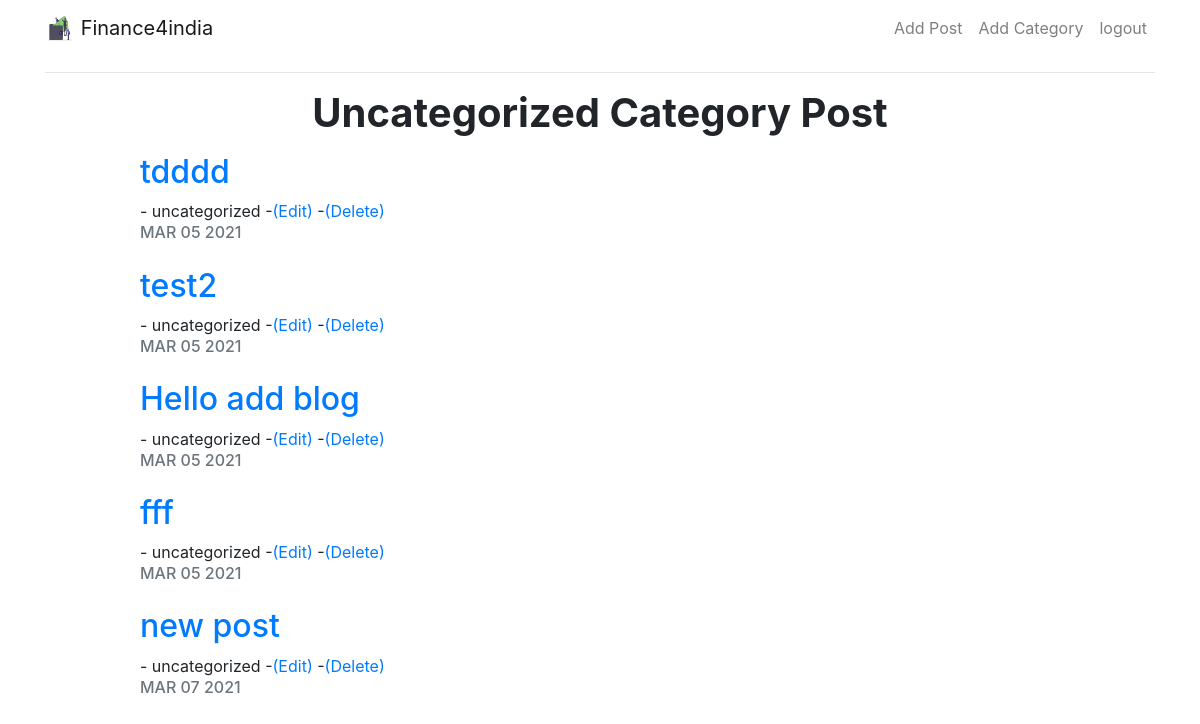
The page /category/uncategorized/ (signed in) on the database its author committed.
### blog/models.py (models this page shows, shortened)
class Blog(models.Model):
    title = models.CharField(max_length=100)
    title_tag = models.CharField(max_length=100)
    author = models.ForeignKey(User,on_delete=models.CASCADE)
    description = models.TextField()
    created_at = models.DateTimeField(auto_now_add=True)
    image = models.ImageField(upload_to='blog/images',blank=True,null=True)
    category = models.CharField(max_length=100,default='uncategorized')

### blog/views.py (the view)
# urls.py: path('category/<str:cat>/',views.CategoryView,name='category'),
def CategoryView(request,cat):
    category_posts = Blog.objects.filter(category=cat.replace('-',' '))
    return render(request,'blog/category.html',{'cat':cat.title().replace('-',' ') ,'category_posts':category_posts})

### blog/templates/blog/category.html
{% extends "blog/base.html" %}
{% load static %}
{% block content %}
{% if category_posts %}
<h1 id="blogtitle" class="font-weight-bold text-center">{{cat}}  Category Post</h1>
    {%for category in category_posts%}
        <div class="row justify-content-center my-3">
        <div class="col-md-10">
            <h2><a href='{% url "details" category.pk %}'>{{ category.title }}</a></h2>
            - {{ category.category }}
            {% if user.is_authenticated %}
            -<a href='{% url "editpost" category.pk %}'>(Edit)</a>
            -<a href='{% url "deletepost" category.pk %}'>(Delete)</a>
            {% endif %}
            <h6 class="text-muted">{{ category.created_at|date:'M d Y'|upper }}</h6>
        </div>
        </div>
    {% endfor%}
{% else %}
<h1> Sorry this psot ddoes not exist</h1>
{% endif %}
{% endblock %}

### rows shown on the page
Blog: title "tdddd", category "uncategorized", created_at "MAR 05 2021"
Blog: title "test2", category "uncategorized", created_at "MAR 05 2021"
Blog: title "Hello add blog", category "uncategorized", created_at "MAR 05 2021"
Blog: title "fff", category "uncategorized", created_at "MAR 05 2021"
Blog: title "new post", category "uncategorized", created_at "MAR 07 2021"

### other values the page prints
{{ cat }} "Uncategorized"
